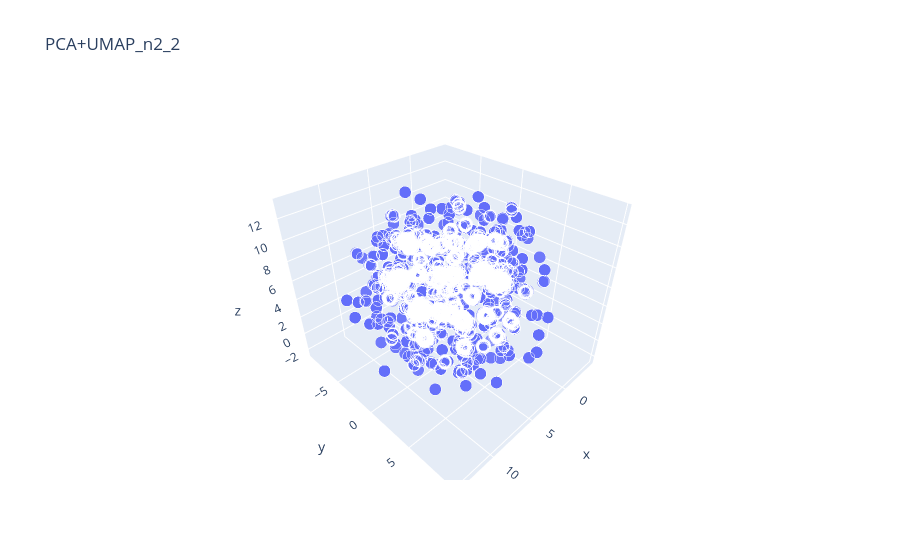

Notebook cell for this chart:
### Code cell
umap = up.UMAP(n_components=3, n_neighbors=2)
X_embedded_pca_umap = umap.fit_transform(X_embedded_pca)
plot_3D(X_embedded_pca_umap, title="PCA+UMAP_n2_2")

### Figure 1 — Plotly figure (JSON) as saved in the notebook; plotly's stock layout.template omitted (floating-point values rounded to 4 significant figures; data arrays with more than 128 entries replaced by an {"elided": "..."} marker saying what was removed)
{"data": [{"hovertemplate": "x=%{x}<br>y=%{y}<br>z=%{z}<br>size=%{marker.size}<extra></extra>", "legendgroup": "", "marker": {"color": "#636efa", "size": {"elided": "21000 int values"}, "sizemode": "area", "sizeref": 0.005, "symbol": "circle"}, "mode": "markers", "name": "", "scene": "scene", "showlegend": false, "type": "scatter3d", "x": {"elided": "21000 float values"}, "y": {"elided": "21000 float values"}, "z": {"elided": "21000 float values"}}], "layout": {"legend": {"itemsizing": "constant", "tracegroupgap": 0}, "scene": {"domain": {"x": [0, 1], "y": [0, 1]}, "xaxis": {"title": {"text": "x"}}, "yaxis": {"title": {"text": "y"}}, "zaxis": {"title": {"text": "z"}}}, "title": {"text": "PCA+UMAP_n2_2"}}}
